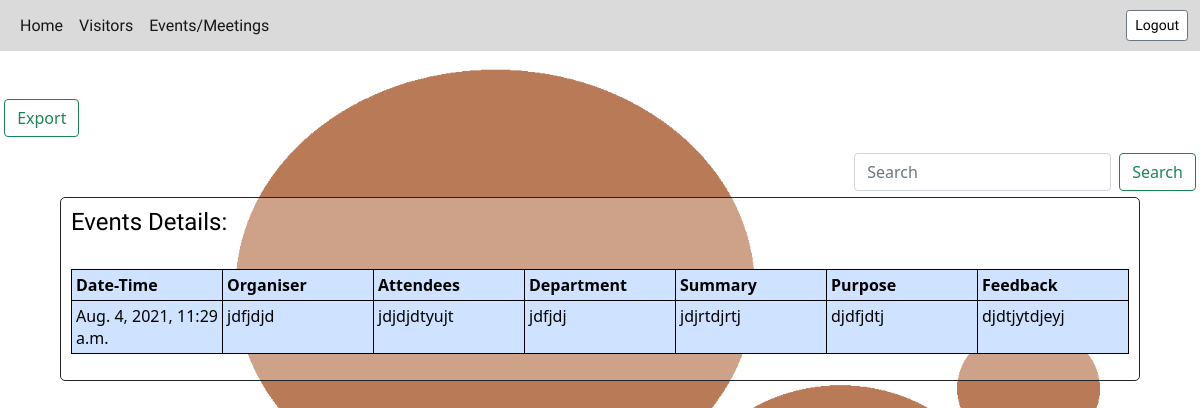
Screenshot of /events/ with the database file from the repository.
### application/models.py (models this page shows, shortened)
class Event(models.Model):
    datetime = models.DateTimeField(default=now)
    organsier = models.CharField(max_length=50)
    attendees = models.TextField()
    department = models.CharField(max_length=50)
    summary = models.TextField()
    purpose = models.TextField()
    feedback = models.TextField()
    class Meta:
        db_table = "Event"

### application/views.py (the view)
# urls.py: path('events/', views.events, name='Events'),
def events(request):
    search = request.GET.get('search')
    if search is None:
        Events = Event.objects.all()
    else:
        Events = Event.objects.filter(
            Q(datetime__icontains=search) | Q(organsier__icontains=search) | Q(attendees__icontains=search)
            | Q(department__icontains=search) | Q(summary__icontains=search)
            | Q(purpose__icontains=search) | Q(feedback__icontains=search))
    return render(request, 'application/events.html', {'Events': Events})

### application/templates/application/events.html (shortened to what this page needs)
{% extends 'application/basic.html' %}
{% block body %}
{% load static %}
<div>
    <br>
    <br>
    <form class="d-flex" action="/exportevents/" method="GET">
        &nbsp<button class="btn btn-outline-success" type="submit">Export</button>
      </form>
<form class="d-flex" style="float:right" action="/events/" method="GET">
        <input class="form-control me-2" type="search" name="search" placeholder="Search" aria-label="Search">
        <button class="btn btn-outline-success" type="submit">Search</button>&nbsp
      </form>
</div>
<div style="margin:5%; padding:10px; background-color:rgba(253, 253, 253, 0.3);border:1px solid;border-radius:5px;">
    <h4 style="color:black;font-family: 'Black Ops One';">Events Details:</h4><br>
<center>
    <table class="table table-primary table-sm" style="table-layout: fixed;">
    <tr>
        <th>Date-Time</th>
        <th>Organiser</th>
        <th>Attendees</th>
        <th>Department</th>
        <th>Summary</th>
        <th>Purpose</th>
        <th>Feedback</th>
    </tr>
        {% for event in Events %}
        <tr>
        <td>{{ event.datetime }}</td>
        <td>{{ event.organsier }}</td>
        <td>{{ event.attendees }}</td>
        <td>{{ event.department }}</td>
        <td>{{ event.summary }}</td>
        <td>{{ event.purpose }}</td>
        <td>{{ event.feedback }}</td>
    </tr>
        {% endfor %}
</table>
</center>
</div>
{% endblock %}

### application/templates/application/basic.html (style rules this page uses)
body { background-repeat: no-repeat; background-attachment: fixed; background-size: cover; }

### application/templates/application/events.html (style rules this page uses)
td { border: 1px solid black; word-wrap: break-word; }
th { border: 1px solid black; }

### rows the page displays
Event: datetime "Aug. 4, 2021, 11:29 a.m.", organsier "jdfjdjd", attendees "jdjdjdtyujt", department "jdfjdj", summary "jdjrtdjrtj", purpose "djdfjdtj", feedback "djdtjytdjeyj"
